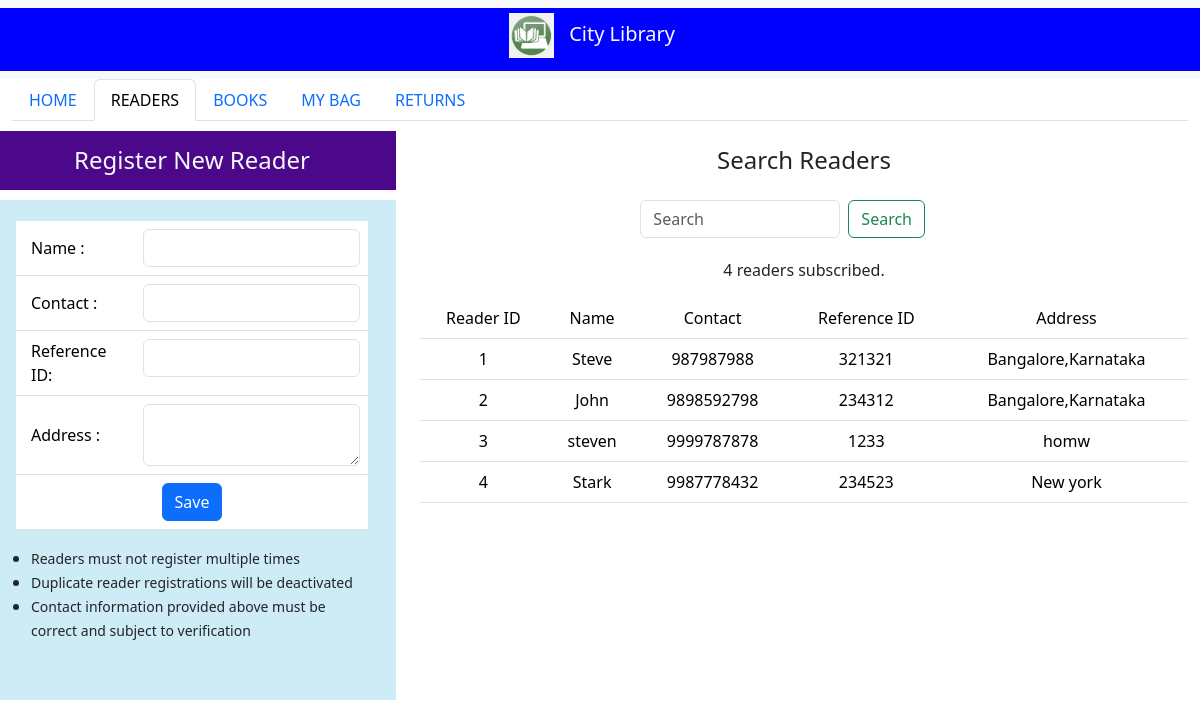
The page /readers on the database its author committed.
### lims_app/models.py (models this page shows, shortened)
class reader(models.Model):
    reference_id = models.CharField(max_length=200)
    reader_name = models.CharField(max_length=200)
    reader_contact = models.CharField(max_length=200)
    reader_address = models.TextField()
    active = models.BooleanField(default=True)

### lims_app/views.py (the view)
# urls.py: path('readers', readers_tab, name='readers'),
def readers_tab(request):
    readers = reader.objects.all()
    return render(request, 'readers.html',
                  context={"current_tab": "readers", "readers": readers})

### lims_app/templates/readers.html (shortened to what this page needs)
<!DOCTYPE html>
{% extends "index.html" %}
{% load static %}
{% block main_content %}
<div class="container-fluid text-center" style="padding: 10px 0;">
  <div class="row" style="margin-bottom: 10px;">
    <div class="col-md-4 text-light" style="background: #4B088A;">
      <h4 style="margin: 15px 0;">Register New Reader</h4>
    </div>
    <div class="col-md-8">
      <h4 style="margin: 15px 0;">Search Readers</h4>
    </div>
  </div>
  <div class="row">
    <div class="col-md-4" style="background-color: #CEECF5; min-height: 500px;">
      <div class="p-3">
        <form action="/readers/add" method="POST">
          <table class="table" style="margin-top: 5px;">
            <tr>
              <td style="text-align: left;vertical-align: middle;padding-left: 15px;">Name : </td>
              <td><input type="text" class="form-control" name="reader_name" required></td>
            </tr>
            <tr>
               <td style="text-align: left;vertical-align: middle;padding-left: 15px;">Contact : </td>
              <td><input type="text" class="form-control" name="reader_contact" required></td>
            </tr>
            <tr>
               <td style="text-align: left;vertical-align: middle;padding-left: 15px;">Reference ID: </td>
              <td><input type="text" class="form-control" name="reader_ref_id" required></td>
            </tr>
            <tr>
               <td style="text-align: left;vertical-align: middle;padding-left: 15px;">Address : </td>
              <td><textarea class="form-control" name="address" required></textarea></td>
            </tr>
            <tr>
              <td colspan="2"><button class="btn btn-primary" type="submit">Save</button></td>
            </tr>
          </table>
        </form>
        <ul style="text-align: left;vertical-align: middle;padding-left: 15px;">
          <li><small>Readers must not register multiple times</small></li>
          <li><small>Duplicate reader registrations will be deactivated</small></li>
          <li><small>Contact information provided above must be correct and subject to verification</small></li>
        </ul>
      </div>
    </div>
    <div class="col-md-8">
      <div class="text-end" style="margin-right:275px;">
        <form class="d-inline-flex" role="search">
          <input class="form-control me-2" type="search" placeholder="Search" aria-label="Search" style="width: 200px;" />
          <button class="btn btn-outline-success" type="submit">Search</button>
        </form>
      </div>
      <div class="row" style="margin-top: 20px;">
        <p>{{readers|length}} readers subscribed.</p>
      </div>
      <div class="container" style="overflow-y:auto; height:400px;">
        <table class="table table-hover">
          <thead>
            <tr>
              <td>Reader ID</td>
              <td>Name</td>
              <td>Contact</td>
              <td>Reference ID</td>
              <td>Address</td>
            </tr>
          </thead>
          <tbody>
            {% for r in readers %}
            <tr>
              <td>{{ r.id }}</td>
              <td>{{ r.reader_name }}</td>
              <td>{{ r.reader_contact }}</td>
              <td>{{ r.reference_id }}</td>
              <td>{{ r.reader_address }}</td>
            </tr>
            {% endfor %}
          </tbody>
        </table>
      </div>
    </div>
  </div>
</div>
{% endblock %}

### rows shown on the page
reader: id "1", reader_name "Steve", reader_contact "987987988", reference_id "321321", reader_address "Bangalore,Karnataka"
reader: id "2", reader_name "John", reader_contact "9898592798", reference_id "234312", reader_address "Bangalore,Karnataka"
reader: id "3", reader_name "steven", reader_contact "9999787878", reference_id "1233", reader_address "homw"
reader: id "4", reader_name "Stark", reader_contact "9987778432", reference_id "234523", reader_address "New york"

### other values the page prints
{{ readers|length }} "4"
